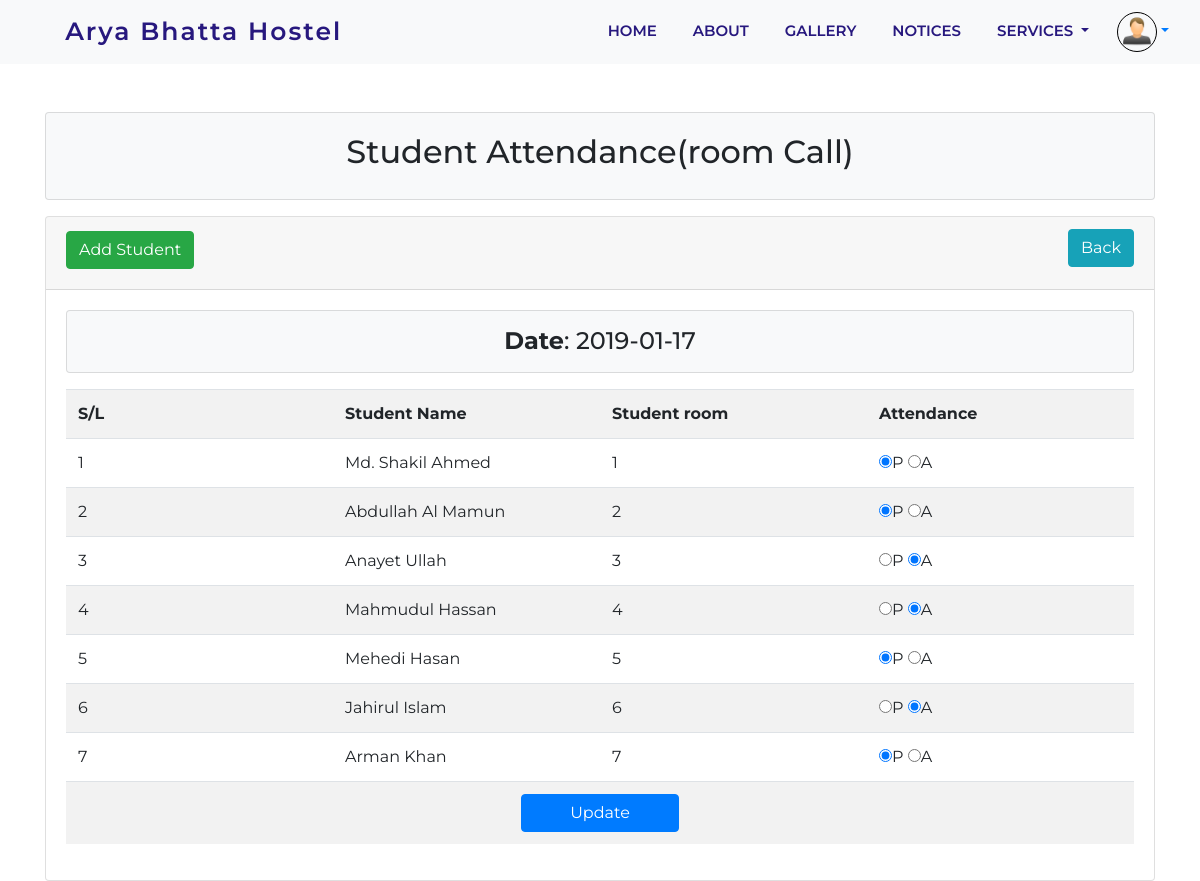
Page /Hostel@attendence/student_view.php?dt=2019-01-17 (signed in) on the committed database.
### tables this page shows
CREATE TABLE IF NOT EXISTS `tbl_student` (
  `id` int(11) NOT NULL AUTO_INCREMENT,
  `name` varchar(255) NOT NULL,
  `room` int(11) NOT NULL,
  PRIMARY KEY (`id`)
);

CREATE TABLE IF NOT EXISTS `tbl_attendance` (
  `id` int(11) NOT NULL AUTO_INCREMENT,
  `room` int(11) NOT NULL,
  `attend` varchar(255) NOT NULL,
  `att_time` date NOT NULL,
  PRIMARY KEY (`id`)
);

### Hostel@attendence/lib/Database.php (called while the page is built, shortened)
<?php
Class Database{
 public $host   = DB_HOST;
 public $user   = DB_USER;
 public $pass   = DB_PASS;
 public $dbname = DB_NAME;
 public $link;
private function connectDB(){
   $this->link = new mysqli($this->host, $this->user, $this->pass,
      $this->dbname);
   }
  public function select($query){
    $result = $this->link->query($query) or
       die($this->link->error.__LINE__);
      if($result->num_rows > 0){
        return $result;
      } else {
        return false;
      }
   }
}

### Hostel@attendence/classes/Student.php (called while the page is built, shortened)
<?php
	$filepath = realpath(dirname(__FILE__));
	include_once ($filepath.'/../lib/Database.php');
	include_once ($filepath.'/../helpers/Format.php');
?>
<?php
class Student{
	private $db;
	private $fm;
	public function __construct(){
		$this->db = new Database();
		$this->fm = new Format();
	}
	public function getAllData($dt){
		$date = $this->fm->validation($dt);
		$date = mysqli_real_escape_string($this->db->link, $date);
		$query = "SELECT tbl_student.name, tbl_attendance.*
				FROM tbl_student
				INNER JOIN tbl_attendance
				ON tbl_student.room = tbl_attendance.room
				WHERE att_time = '$date'";
		$result = $this->db->select($query);
		return $result;
	}
}

### Hostel@attendence/helpers/Format.php (called while the page is built)
<?php
class Format{
   public function validation($data){
      $data = trim($data);
      $data = stripcslashes($data);
      $data = htmlspecialchars($data);
      return $data;
   }
}
?>

### Hostel@attendence/student_view.php (the view, shortened to what this page needs)
<?php
	include "inc/header.php";
	include "classes/Student.php";
	$stu = new Student();
?>
<?php
	$dt = $_GET['dt'];
?>
	<div class="container">
		<div class="card">
			<div class="card-header">
				<h2>
					<a class="btn btn-success" href="add.php">Add Student</a>
					<a class="btn btn-info float-right" href="date_view.php">Back</a>
				</h2>
			</div>
			<div class="card-body">
				<div class="card bg-light text-center mb-3">
					<h4 class="m-0 py-3"><strong>Date</strong>: <?php echo $dt; ?></h4>
				</div>
				<form action="" method="post">
					<table class="table table-striped">
						<tr>
							<th width="25%">S/L</th>
							<th width="25%">Student Name</th>
							<th width="25%">Student room</th>
							<th width="25%">Attendance</th>
						</tr>
<?php
	$getstudent = $stu->getAllData($dt);
	if ($getstudent) {
		$i = 0;
		while ($value = $getstudent->fetch_assoc()) {
			$i++;
?>
<tr>
	<td><?php echo $i; ?></td>
	<td><?php echo $value['name']; ?></td>
	<td><?php echo $value['room']; ?></td>
	<td>
		<input type="radio" name="attend[<?php echo $value['room']; ?>]" value="present" <?php if($value['attend'] == "present") {echo "checked";} ?>>P
		<input type="radio" name="attend[<?php echo $value['room']; ?>]" value="absent" <?php if($value['attend'] == "absent") {echo "checked";} ?>>A
	</td>
</tr>
<?php } } ?>
						<tr>
							<td colspan="4" class="text-center">
								<input type="submit" name="submit" class="btn btn-primary px-5" value="Update">
							</td>
						</tr>
					</table>
				</form>
			</div>
		</div>
	</div>

### Styles/style.css (style rules this page uses)
* { padding: 0; margin: 0; }
html { scroll-behavior: smooth; }
:root { --blue: #27187e; --navy: #778efd; --grey: #aeb8fe; --white: #f1f2f6; --orange: #ff8600; }
body { font-family: "montserrat", sans-serif; box-sizing: border-box; }

### rows in the picture
tbl_student: name "Md. Shakil Ahmed", tbl_attendance.room "1"
tbl_attendance: attend "☑"
tbl_student: name "Abdullah Al Mamun", tbl_attendance.room "2"
tbl_attendance: attend "☑"
tbl_student: name "Anayet Ullah", tbl_attendance.room "3"
tbl_attendance: attend "☑"
tbl_student: name "Mahmudul Hassan", tbl_attendance.room "4"
tbl_attendance: attend "☑"
tbl_student: name "Mehedi Hasan", tbl_attendance.room "5"
tbl_attendance: attend "☑"
tbl_student: name "Jahirul Islam", tbl_attendance.room "6"
tbl_attendance: attend "☑"
tbl_student: name "Arman Khan", tbl_attendance.room "7"
tbl_attendance: attend "☑"

### other values in the picture
$dt "2019-01-17"
